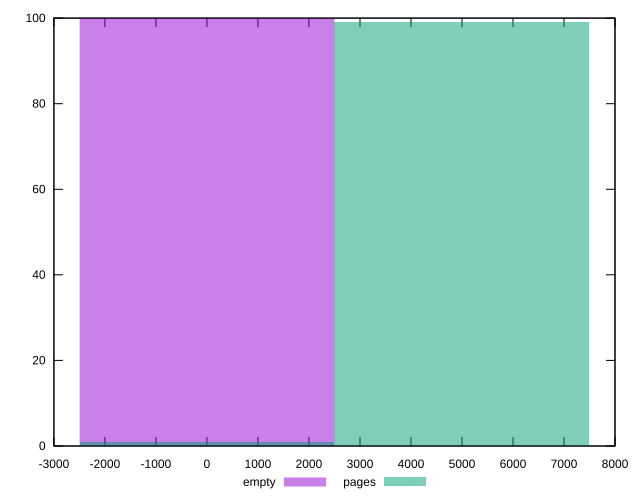

Write gnuplot code to recreate this figure.
reset
set terminal svg size 640, 500
set output "reprap/unused-javascript/comparison/histogram/0_vs_1.svg"

$empty <<EOF
0 100
EOF

$pages <<EOF
4994.092896138371 99
0 1
EOF

set key outside below
set boxwidth 4994.092896138371
set yrange [0:100]
set style fill transparent solid 0.5 noborder

plot \
  $empty title "empty" with boxes, \
  $pages title "pages" with boxes, \


reset
